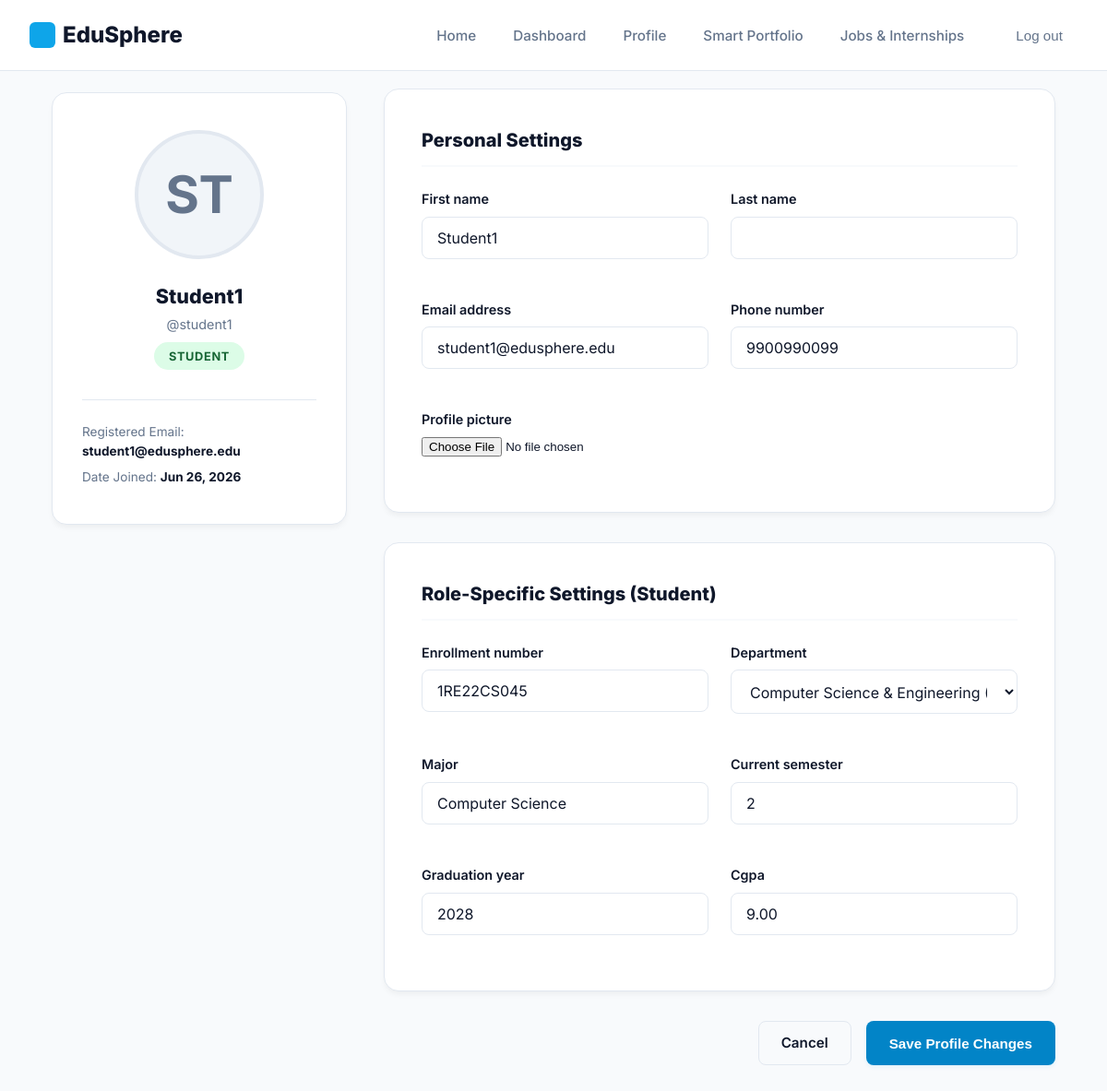
Before: /profile/ (signed in) with the older database file.
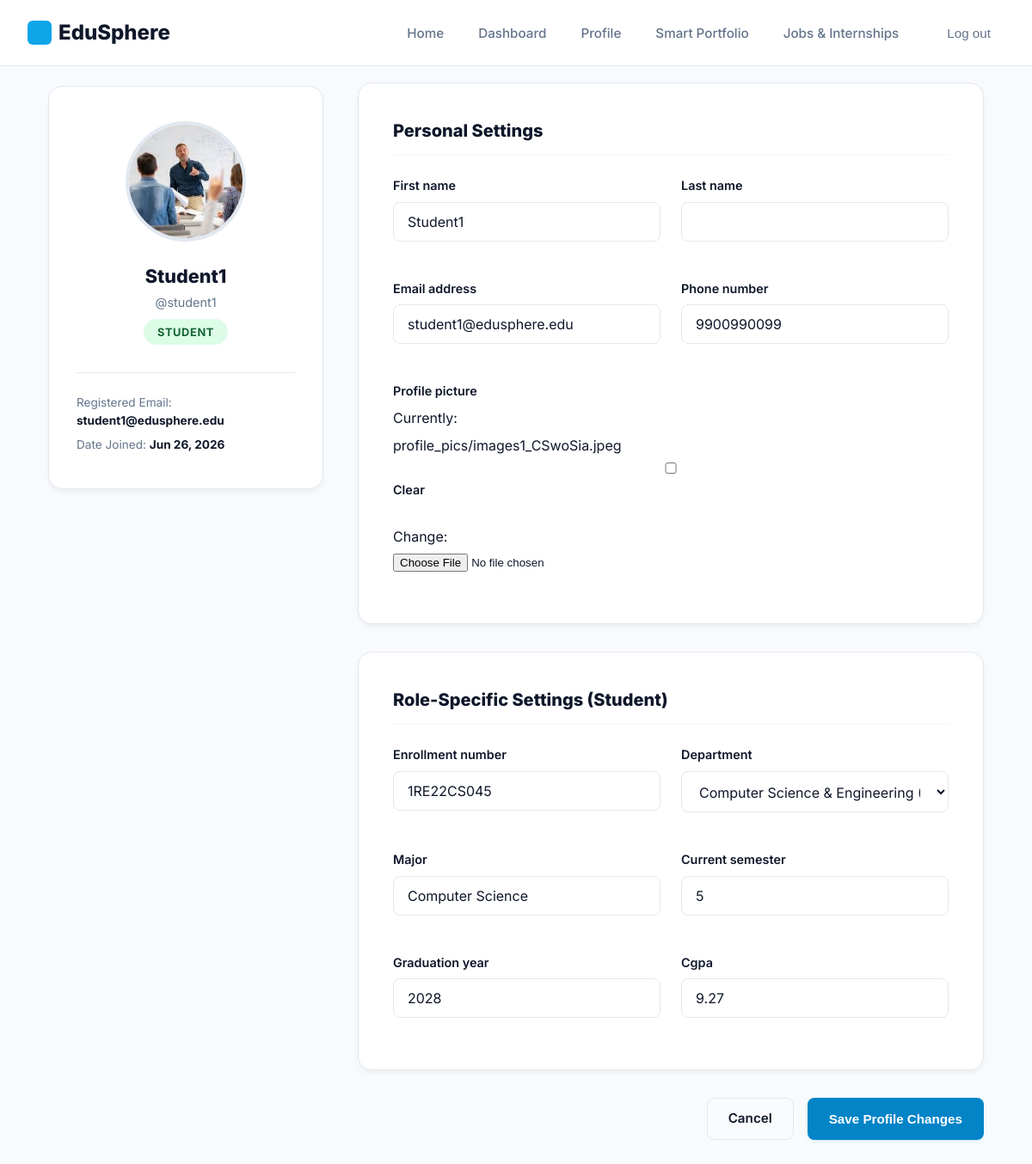
After: the same page with the newer database file.
### users/models.py (models this page shows, shortened)
class CustomUser(AbstractUser):
    ROLE_CHOICES = (
        ('student', 'Student'),
        ('faculty', 'Faculty'),
        ('hod', 'HOD'),
        ('placement_officer', 'Placement Officer'),
    )
    role = models.CharField(max_length=20, choices=ROLE_CHOICES, default='student')
    phone_number = models.CharField(max_length=15, blank=True, null=True)
    profile_picture = models.ImageField(upload_to='profile_pics/', blank=True, null=True)

class StudentProfile(models.Model):
    user = models.OneToOneField(CustomUser, on_delete=models.CASCADE, related_name='student_profile')
    enrollment_number = models.CharField(max_length=50, blank=True, null=True)
    department = models.ForeignKey('academics.Department', on_delete=models.SET_NULL, blank=True, null=True, related_name='students')
    major = models.CharField(max_length=100, blank=True, null=True)
    current_semester = models.IntegerField(default=1)
    graduation_year = models.IntegerField(blank=True, null=True)
    cgpa = models.DecimalField(max_digits=4, decimal_places=2, default=0.00)
    skills = models.ManyToManyField('portfolio.Skill', blank=True, related_name='students')
    github = models.URLField(blank=True, null=True)
    linkedin = models.URLField(blank=True, null=True)
    leetcode = models.URLField(blank=True, null=True)
    codeforces = models.URLField(blank=True, null=True)
    location = models.CharField(max_length=150, blank=True, null=True)

### users/views.py (the view)
# urls.py: path("profile/", user_views.profile_view, name="profile"),
@login_required
def profile_view(request):
    user = request.user
    role = user.role
    if role == 'student':
        profile = user.student_profile
        profile_form_class = StudentProfileForm
    elif role == 'faculty':
        profile = user.faculty_profile
        profile_form_class = FacultyProfileForm
    elif role == 'hod':
        profile = user.hod_profile
        profile_form_class = HODProfileForm
    elif role == 'placement_officer':
        profile = user.placement_profile
        profile_form_class = PlacementOfficerProfileForm
    else:
        profile = None
        profile_form_class = None
    if request.method == 'POST':
        user_form = UserProfileForm(request.POST, request.FILES, instance=user)
        if profile_form_class:
            profile_form = profile_form_class(request.POST, instance=profile)
        else:
            profile_form = None
        if user_form.is_valid() and (profile_form is None or profile_form.is_valid()):
            user_form.save()
            if profile_form:
                profile_form.save()
            messages.success(request, "Your profile has been updated successfully!")
            return redirect('profile')
        else:
            messages.error(request, "Please correct the errors below.")
    else:
        user_form = UserProfileForm(instance=user)
        if profile_form_class:
            profile_form = profile_form_class(instance=profile)
        else:
            profile_form = None
    context = {
        'user_form': user_form,
        'profile_form': profile_form,
        'role': role,
    }
    return render(request, 'users/profile.html', context)

### users/forms.py
class UserProfileForm(forms.ModelForm):
    class Meta:
        model = CustomUser
        fields = ('first_name', 'last_name', 'email', 'phone_number', 'profile_picture')
    def __init__(self, *args, **kwargs):
        super().__init__(*args, **kwargs)
        for field in self.fields.values():
            if not isinstance(field.widget, forms.FileInput):
                field.widget.attrs['class'] = 'form-control'

class StudentProfileForm(forms.ModelForm):
    class Meta:
        model = StudentProfile
        fields = ('enrollment_number', 'department', 'major', 'current_semester', 'graduation_year', 'cgpa')
    def __init__(self, *args, **kwargs):
        super().__init__(*args, **kwargs)
        for field in self.fields.values():
            field.widget.attrs['class'] = 'form-control'

### academics/models.py (called while the page is built)
    def __str__(self):
        return f"{self.name} ({self.code})"

### templates/users/profile.html (shortened to what this page needs)
{% extends "base.html" %}
{% block content %}
<div class="container">
    <div class="profile-layout">
        <div class="profile-card">
            <div class="profile-avatar-container">
                {% if user.profile_picture %}
                    <img src="{{ user.profile_picture.url }}" alt="{{ user.username }} Avatar" class="profile-avatar">
                {% else %}
                    <div class="profile-avatar-placeholder">
                        {{ user.username|slice:":2" }}
                    </div>
                {% endif %}
            </div>
            <h2 class="profile-name">{{ user.first_name|default:user.username }} {{ user.last_name|default:"" }}</h2>
            <p style="color: var(--text-muted); font-size: 0.9rem;">@{{ user.username }}</p>
            <span class="profile-role-badge
                {% if role == 'student' %}status-success
                {% elif role == 'faculty' %}status-info
                {% elif role == 'hod' %}status-warning
                {% else %}status-danger{% endif %}">
                {{ user.get_role_display }}
            </span>
            <div style="margin-top: 2rem; border-top: 1px solid var(--border); padding-top: 1.5rem; text-align: left; font-size: 0.85rem; color: var(--text-muted);">
                <p style="margin-bottom: 0.5rem;">Registered Email: <strong style="color: var(--secondary);">{{ user.email }}</strong></p>
                <p>Date Joined: <strong style="color: var(--secondary);">{{ user.date_joined|date:"M d, Y" }}</strong></p>
            </div>
        </div>
        <div>
            <form method="post" enctype="multipart/form-data" novalidate>
                <div class="form-section-card">
                    <h3 class="form-section-title">Personal Settings</h3>
                    <div class="form-grid">
                        {% for field in user_form %}
                            <div class="form-group {% if field.name == 'profile_picture' %}grid-colspan-2{% endif %}"
                                 {% if field.name == 'profile_picture' %}style="grid-column: span 2;"{% endif %}>
                                <label for="{{ field.id_for_label }}">{{ field.label }}</label>
                                {{ field }}
                            </div>
                        {% endfor %}
                    </div>
                </div>
                {% if profile_form %}
                    <div class="form-section-card">
                        <h3 class="form-section-title">Role-Specific Settings ({{ user.get_role_display }})</h3>
                        <div class="form-grid">
                            {% for field in profile_form %}
                                <div class="form-group">
                                    <label for="{{ field.id_for_label }}">{{ field.label }}</label>
                                    {{ field }}
                                </div>
                            {% endfor %}
                        </div>
                    </div>
                {% endif %}
                <div style="display: flex; gap: 1rem; justify-content: flex-end; margin-bottom: 4rem;">
                    <a href="{% url 'dashboard' %}" class="btn btn-outline">Cancel</a>
                    <button type="submit" class="btn btn-primary" style="background: var(--primary-dark);">Save Profile Changes</button>
                </div>
            </form>
        </div>
    </div>
</div>
{% endblock %}

Changed rows visible on the page:
changed CustomUser "Student1": profile_picture: picture added; username "ST" → (not shown)
changed StudentProfile "1RE22CS045": current_semester "2" → "5"; cgpa "9.00" → "9.27"
Other visible differences:
new list line: "Currently: profile_pics/images1_CSwoSia.jpeg Clear Change: ☐"
